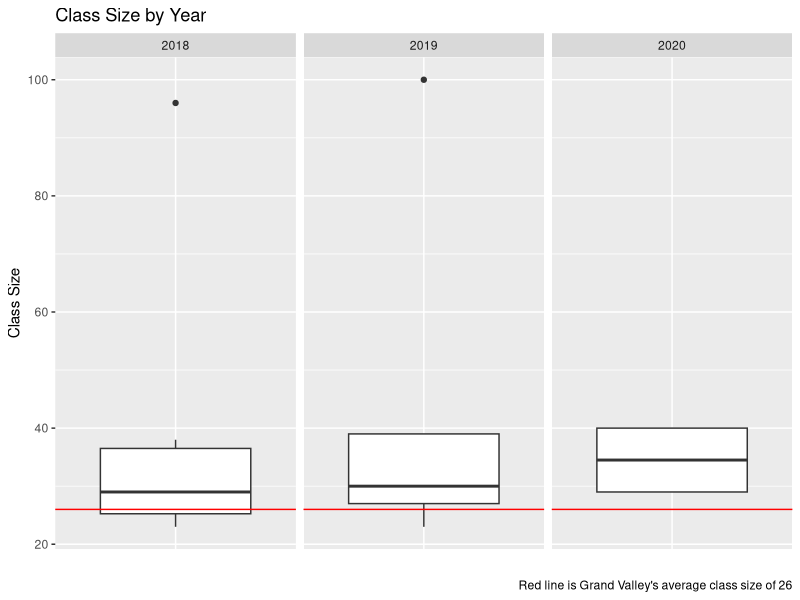
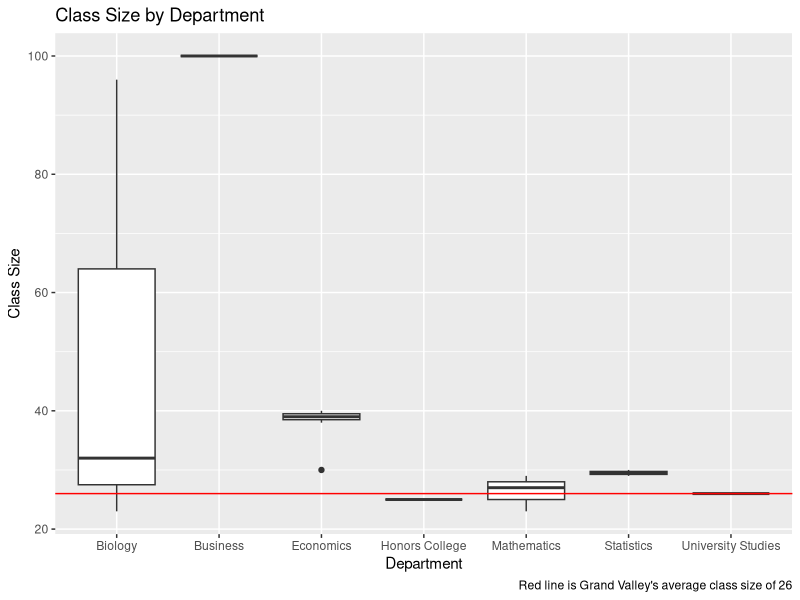

The R source for these figures, in order:
## ---- chunk 1
library(readxl)
library(tidyverse)
class_sizes <- read_excel("data/class_sizes.xlsx")
h <- 26
## ---- chunk 2
in_person <- filter(class_sizes, in_person == 1)
## ---- chunk 3
in_person %>% 
  group_by(year) %>% 
  summarise(
    n = n(),
    sd = sd(size),
    min = min(size),
    median = median(size),
    max = max(size)
  )
## ---- chunk 4
in_person %>% 
  ggplot(aes(x = factor(0), y = size))+
  geom_boxplot()+
  geom_hline(yintercept = 26, color = "red")+
  facet_wrap("year")+
  theme(axis.text.x = element_blank())+
  theme(axis.ticks.x = element_blank())+
  labs(
    title = "Class Size by Year",
    x = "",
    y = "Class Size",
    caption = "Red line is Grand Valley's average class size of 26")
## ---- chunk 5
in_person %>% 
  group_by(department) %>% 
  summarise(
    n = n(),
    sd = sd(size),
    min = min(size),
    median = median(size),
    max = max(size)
  )
## ---- chunk 6
in_person %>% 
  ggplot(aes(x = department, y = size))+
  geom_boxplot()+
  geom_hline(yintercept = 26, color = "red")+
  labs(
    title = "Class Size by Department",
    x = "Department",
    y = "Class Size",
    caption = "Red line is Grand Valley's average class size of 26")
